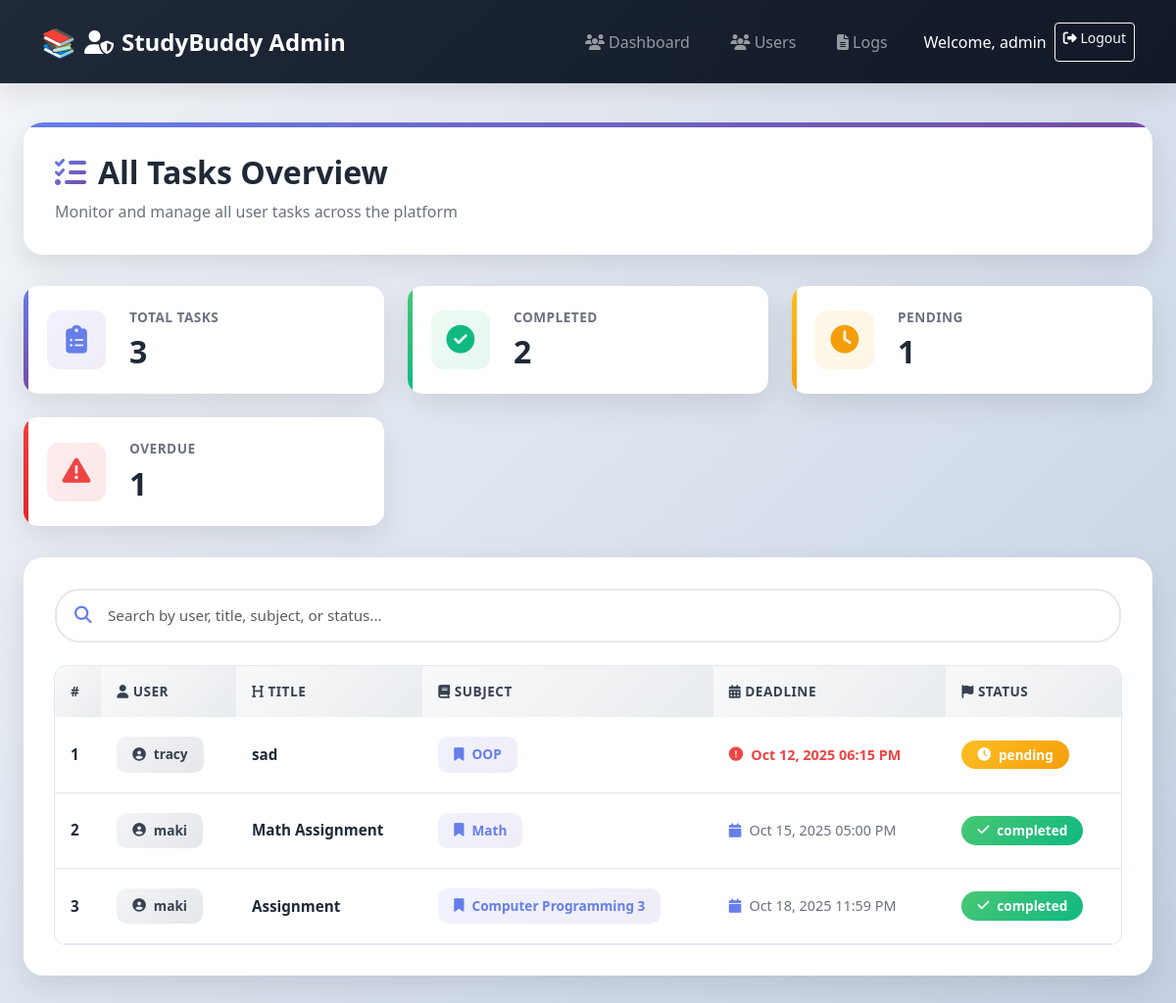
/admin_tasks.php (signed in), run on the app's committed database.
### tables this page shows
CREATE TABLE `tasks` (
  `id` int(11) NOT NULL,
  `user_id` int(11) NOT NULL,
  `subject_id` int(11) NOT NULL,
  `title` varchar(200) NOT NULL,
  `description` text DEFAULT NULL,
  `deadline` datetime NOT NULL,
  `status` enum('pending','completed') DEFAULT 'pending',
  `estimated_hours` int(11) DEFAULT 0,
  `created_at` timestamp NOT NULL DEFAULT current_timestamp(),
  `updated_at` datetime DEFAULT NULL,
  `is_important` tinyint(1) DEFAULT 0
);

CREATE TABLE `users` (
  `id` int(11) NOT NULL,
  `username` varchar(50) NOT NULL,
  `email` varchar(100) NOT NULL,
  `password` varchar(255) NOT NULL,
  `created_at` timestamp NOT NULL DEFAULT current_timestamp(),
  `role` enum('user','admin') DEFAULT 'user',
  `is_active` tinyint(1) DEFAULT 1
);

CREATE TABLE `subjects` (
  `id` int(11) NOT NULL,
  `user_id` int(11) NOT NULL,
  `name` varchar(100) NOT NULL,
  `created_at` timestamp NOT NULL DEFAULT current_timestamp(),
  `updated_at` datetime DEFAULT NULL
);

### admin_tasks.php (the view, shortened to what this page needs)
<?php
require_once 'config.php';
$stmt = $pdo->query("
    SELECT t.*, u.username, s.name AS subject_name
    FROM tasks t
    JOIN users u ON t.user_id = u.id
    JOIN subjects s ON t.subject_id = s.id
    ORDER BY t.deadline ASC
");
$tasks = $stmt->fetchAll();
$totalTasks = count($tasks);
$completedTasks = count(array_filter($tasks, fn($t) => $t['status'] == 'completed'));
$pendingTasks = count(array_filter($tasks, fn($t) => $t['status'] == 'pending'));
$overdueTasks = count(array_filter($tasks, fn($t) => $t['status'] == 'pending' && strtotime($t['deadline']) < time()));
?>
<!DOCTYPE html>
<html lang="en">
<head>
<link href="https://cdn.jsdelivr.net/npm/bootstrap@5.3.0/dist/css/bootstrap.min.css" rel="stylesheet">
<link href="https://cdnjs.cloudflare.com/ajax/libs/font-awesome/6.4.0/css/all.min.css" rel="stylesheet">
</head>
<body>
<nav class="navbar navbar-expand-lg navbar-dark bg-dark">
    <div class="container">
        <a class="navbar-brand" href="#">
            <i class="fas fa-user-shield"></i> StudyBuddy Admin
        </a>
        <div class="navbar-nav ms-auto">
            <a href="admin_dashboard.php" class="nav-link"><i class="fas fa-users"></i> Dashboard</a>
            <a href="admin_users.php" class="nav-link"><i class="fas fa-users"></i> Users</a>
            <a href="admin_logs.php" class="nav-link"><i class="fas fa-file-alt"></i> Logs</a>
            <span class="navbar-text text-white ms-3">
                Welcome, <?php echo htmlspecialchars($_SESSION['admin_username']); ?>
            </span>
            <a href="logout.php" class="btn btn-outline-light btn-sm ms-2">
                <i class="fas fa-sign-out-alt"></i> Logout
            </a>
        </div>
    </div>
</nav>
<div class="main-container">
    <div class="page-header">
        <h2><i class="fas fa-tasks"></i> All Tasks Overview</h2>
        <p>Monitor and manage all user tasks across the platform</p>
    </div>
    <div class="stats-row">
        <div class="stat-card-compact total">
            <div class="stat-icon">
                <i class="fas fa-clipboard-list"></i>
            </div>
            <div class="stat-content">
                <h5>Total Tasks</h5>
                <h2><?= $totalTasks ?></h2>
            </div>
        </div>
        <div class="stat-card-compact success">
            <div class="stat-icon">
                <i class="fas fa-check-circle"></i>
            </div>
            <div class="stat-content">
                <h5>Completed</h5>
                <h2><?= $completedTasks ?></h2>
            </div>
        </div>
        <div class="stat-card-compact warning">
            <div class="stat-icon">
                <i class="fas fa-clock"></i>
            </div>
            <div class="stat-content">
                <h5>Pending</h5>
                <h2><?= $pendingTasks ?></h2>
            </div>
        </div>
        <div class="stat-card-compact danger">
            <div class="stat-icon">
                <i class="fas fa-exclamation-triangle"></i>
            </div>
            <div class="stat-content">
                <h5>Overdue</h5>
                <h2><?= $overdueTasks ?></h2>
            </div>
        </div>
    </div>
    <div class="content-card">
        <div class="search-wrapper">
            <i class="fas fa-search"></i>
            <input type="text" id="searchInput" class="form-control" placeholder="Search by user, title, subject, or status...">
        </div>
        <div class="table-wrapper">
            <table class="table" id="tasksTable">
                <thead>
                    <tr>
                        <th>#</th>
                        <th><i class="fas fa-user"></i> User</th>
                        <th><i class="fas fa-heading"></i> Title</th>
                        <th><i class="fas fa-book"></i> Subject</th>
                        <th><i class="fas fa-calendar-alt"></i> Deadline</th>
                        <th><i class="fas fa-flag"></i> Status</th>
                    </tr>
                </thead>
                <tbody>
                    <?php foreach ($tasks as $i => $t):
                        $dueDate = new DateTime($t['deadline']);
                        $now = new DateTime();
                        $isOverdue = $t['status'] == 'pending' && $dueDate < $now;
                    ?>
                    <tr>
                        <td><strong><?= $i + 1 ?></strong></td>
                        <td>
                            <span class="user-badge">
                                <i class="fas fa-user-circle"></i>
                                <?= htmlspecialchars($t['username']) ?>
                            </span>
                        </td>
                        <td><strong><?= htmlspecialchars($t['title']) ?></strong></td>
                        <td>
                            <span class="subject-badge">
                                <i class="fas fa-bookmark"></i>
                                <?= htmlspecialchars($t['subject_name']) ?>
                            </span>
                        </td>
                        <td>
                            <div class="deadline-badge <?= $isOverdue ? 'overdue' : '' ?>">
                                <i class="fas fa-<?= $isOverdue ? 'exclamation-circle' : 'calendar' ?>"></i>
                                <?= $dueDate->format('M d, Y h:i A') ?>
                            </div>
                        </td>
                        <td>
                            <span class="badge bg-<?= $t['status'] == 'completed' ? 'success' : 'warning' ?>">
                                <i class="fas fa-<?= $t['status'] == 'completed' ? 'check' : 'clock' ?>"></i>
                                <?= htmlspecialchars($t['status']) ?>
                            </span>
                        </td>
                    </tr>
                    <?php endforeach; ?>
                </tbody>
            </table>
        </div>
    </div>
</div>
</body>
</html>

### data on the page
tasks: user.username "tracy", title "sad", subject.name "OOP", deadline "Oct 12, 2025 06:15 PM", status "pending"
tasks: user.username "maki", title "Math Assignment", subject.name "Math", deadline "Oct 15, 2025 05:00 PM", status "completed"
tasks: user.username "maki", title "Assignment", subject.name "Computer Programming 3", deadline "Oct 18, 2025 11:59 PM", status "completed"

### other printed values
$_SESSION['admin_username'] "admin"
$totalTasks "3"
$completedTasks "2"
$pendingTasks "1"
$overdueTasks "1"
